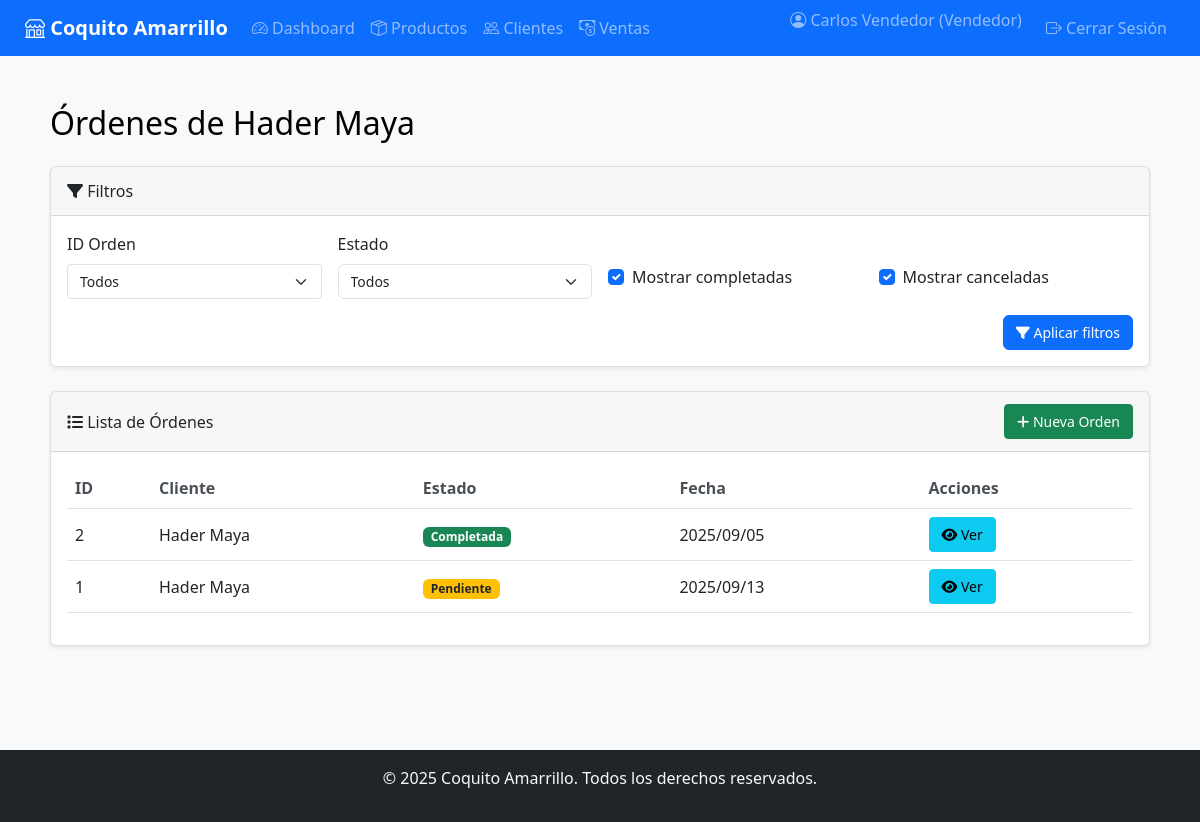
The page /clients/1/orders (signed in) on the database as committed earlier.
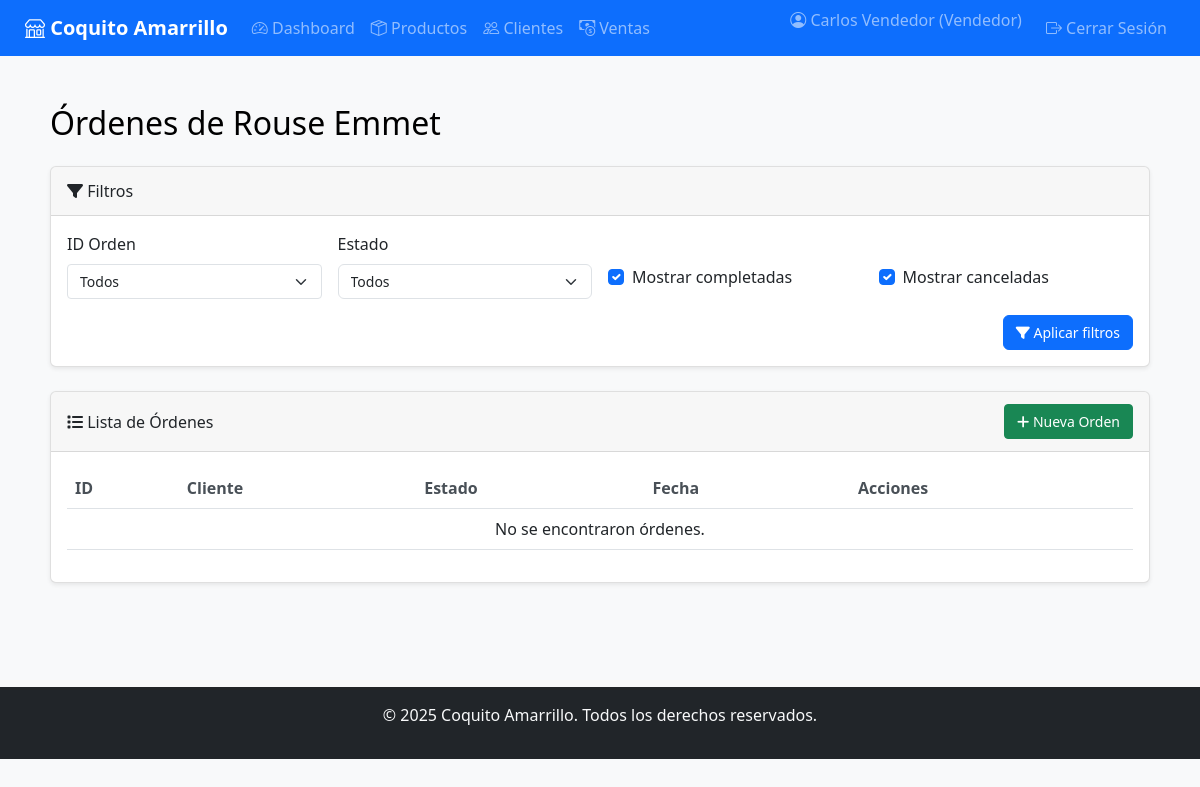
The same page on the database as committed later.
### app/models/client.py (models this page shows, shortened)
class Client(db.Model):
    __tablename__ = 'clientes'
    id_cliente = db.Column(db.Integer, primary_key=True)
    nombre = db.Column(db.String(100), nullable=False)
    direccion = db.Column(db.String(150))
    telefono = db.Column(db.String(50))
    ciudad_id = db.Column(db.Integer, db.ForeignKey('ciudades.id_ciudad'))
    activo = db.Column(db.Boolean, default=True)
    fecha_eliminacion = db.Column(db.DateTime)
    ciudad = relationship('City', back_populates='clientes')
    ventas = relationship('Sale', back_populates='cliente')
    ordenes = relationship('ClientOrder', back_populates='cliente')

### app/models/client_order.py (models this page shows, shortened)
class ClientOrder(db.Model):
    __tablename__ = 'ordenes_cliente'
    id_orden_cliente = db.Column(db.Integer, primary_key=True)
    fecha = db.Column(db.DateTime, nullable=False, default=datetime.utcnow)
    estado = db.Column(db.String(50), nullable=False, default='pendiente')
    descripcion = db.Column(db.String(150))
    cliente_id = db.Column(db.Integer, db.ForeignKey('clientes.id_cliente'), nullable=False)
    cliente = relationship('Client', back_populates='ordenes')
    productos = relationship('ClientOrderProduct', back_populates='orden')

### app/routes/clients.py (the view)
@clients_bp.route('/<int:client_id>/orders')
@login_required
def list_client_orders(client_id):
    form = EmptyForm()
    cliente = Client.query.get_or_404(client_id)
    if current_user.rol.nombre not in ['Administrador', 'Vendedor']:
        flash('No tienes permisos para acceder a esta página', 'danger')
        return redirect(url_for('dashboard.dashboard'))
    query = ClientOrder.query.filter_by(cliente_id=client_id)
    estado = request.args.get('estado', type=str)
    mostrar_completadas = request.args.get('mostrar_completadas', '1') == '1'
    mostrar_canceladas = request.args.get('mostrar_canceladas', '1') == '1'
    orden_id = request.args.get('orden_id', type=str)
    if estado and estado in ['pendiente', 'completada', 'cancelada']:
        query = query.filter(ClientOrder.estado == estado)
    if orden_id:
        query = query.filter(ClientOrder.id_orden_cliente.like(f"%{orden_id}%"))
    if not mostrar_completadas:
        query = query.filter(ClientOrder.estado != 'completada')
    if not mostrar_canceladas:
        query = query.filter(ClientOrder.estado != 'cancelada')
    ordenes = query.order_by(ClientOrder.id_orden_cliente.desc()).all()
    return render_template(
        'clients/order/orders.html',
        cliente=cliente,
        ordenes=ordenes,
        form=form,
        filtros={
            'estado': estado,
            'mostrar_completadas': mostrar_completadas,
            'mostrar_canceladas': mostrar_canceladas,
            'orden_id': orden_id
        }
    )

### app/forms.py
class EmptyForm(FlaskForm):
    pass

### app/__init__.py (called while the page is built)
@login_manager.user_loader
def load_user(user_id):
    from app.models import User
    return User.query.get(int(user_id))

### app/templates/clients/order/orders.html (shortened to what the changed rows need)
{% extends "base.html" %}
{% block content %}
<div class="container-fluid mt-4">
    <h2 class="mb-4 text-black">Órdenes de {{ cliente.nombre }}</h2>
    <div class="card">
        <div class="card-header d-flex justify-content-between align-items-center">
        </div>
        <div class="card-body">
        </div>
    </div>
    <div class="card mt-4">
        <div class="card-header d-flex justify-content-between align-items-center">
        </div>
        <div class="card-body table-responsive">
            <table class="table table-hover align-middle">
                <thead>
                    <tr>
                        <th>ID</th>
                        <th>Cliente</th>
                        <th>Estado</th>
                        <th>Fecha</th>
                        <th>Acciones</th>
                    </tr>
                </thead>
                <tbody>
                    {% for orden in ordenes %}
                    <tr>
                        <td>{{ orden.id_orden_cliente }}</td>
                        <td>{{ orden.cliente.nombre }}</td>
                        <td>
                            {% if orden.estado == 'pendiente' %}
                            <span class="badge bg-warning text-dark">Pendiente</span>
                            {% elif orden.estado == 'completada' %}
                            <span class="badge bg-success">Completada</span>
                            {% elif orden.estado == 'cancelada' %}
                            <span class="badge bg-danger">Cancelada</span>
                            {% else %}
                            <span class="badge bg-secondary">{{ orden.estado }}</span>
                            {% endif %}
                        </td>
                        <td>{{ orden.fecha.strftime('%Y/%m/%d') if orden.fecha else '-' }}</td>
                        <td>
                            <a href="{{ url_for('clients.view_client_order', order_id=orden.id_orden_cliente) }}"
                                class="btn btn-sm btn-info">
                                <i class="fas fa-eye"></i> Ver
                            </a>
                        </td>
                    </tr>
                    {% else %}
                    <tr>
                        <td colspan="5" class="text-center">No se encontraron órdenes.</td>
                    </tr>
                    {% endfor %}
                </tbody>
            </table>
        </div>
    </div>
</div>
{% endblock %}

Rows that differ between the two databases and show on the page:
removed ClientOrder: id_orden_cliente "2", cliente.nombre "Hader Maya", estado "Completada", fecha "2025/09/05"
removed ClientOrder: id_orden_cliente "1", cliente.nombre "Hader Maya", estado "Pendiente", fecha "2025/09/13"
changed Client: nombre "Hader Maya" → "Rouse Emmet"
Other text that changed with them:
text now shown: "No se encontraron órdenes."
